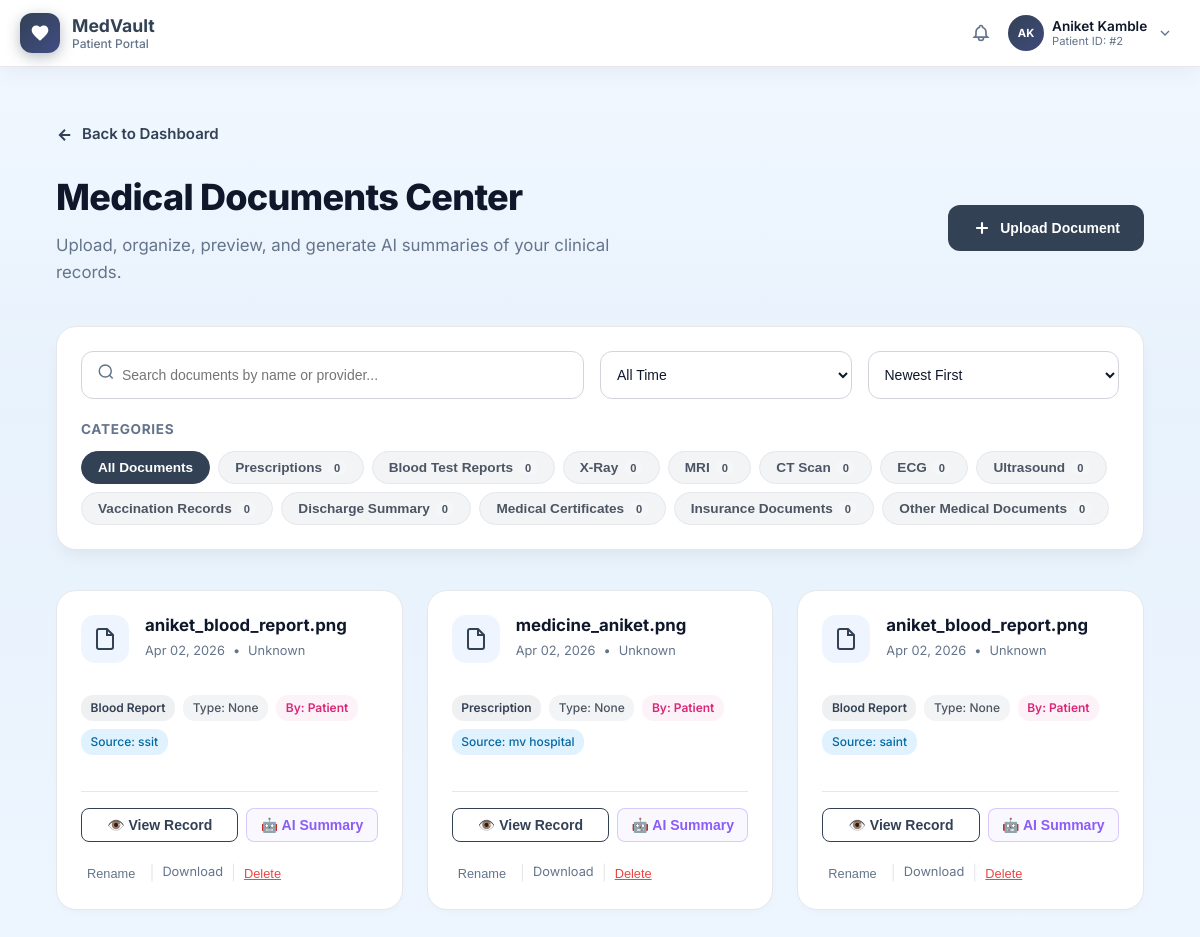
/medical-documents (signed in), run on the app's committed database.
### tables this page shows
CREATE TABLE users (
                  id INTEGER PRIMARY KEY AUTOINCREMENT,
                  username TEXT NOT NULL,
                  password_hash TEXT NOT NULL,
                  full_name TEXT NOT NULL DEFAULT '',
                  blood_group TEXT NOT NULL DEFAULT '',
                  allergies TEXT NOT NULL DEFAULT '',
                  medications TEXT NOT NULL DEFAULT '',
                  conditions TEXT NOT NULL DEFAULT '',
                  onboarding_done INTEGER NOT NULL DEFAULT 0,
                  portal_role TEXT NOT NULL DEFAULT 'patient',
                  theme_accent TEXT NOT NULL DEFAULT '#3b82f6',
                  theme_mode TEXT NOT NULL DEFAULT 'light',
                  doctor_specialty TEXT NOT NULL DEFAULT '',
                  doctor_phone TEXT NOT NULL DEFAULT '',
                  doctor_clinic TEXT NOT NULL DEFAULT '',
                  doctor_bio TEXT NOT NULL DEFAULT '',
                  UNIQUE(username, portal_role)
                );

CREATE TABLE files (
  id INTEGER PRIMARY KEY AUTOINCREMENT,
  user_id INTEGER NOT NULL,
  filename TEXT NOT NULL,
  stored_path TEXT NOT NULL,
  uploaded_at INTEGER NOT NULL, category TEXT NOT NULL DEFAULT 'Uncategorized', category_confidence REAL NOT NULL DEFAULT 0.0, doc_category TEXT NOT NULL DEFAULT '', doc_source TEXT NOT NULL DEFAULT '', extracted_text TEXT NOT NULL DEFAULT '', file_size INTEGER, file_type TEXT, uploaded_by TEXT DEFAULT 'Patient', ai_summary TEXT DEFAULT '',
  FOREIGN KEY (user_id) REFERENCES "users_old"(id)
);

### app_pkg/routes/core.py (the view, shortened to what this page needs)
@core_bp.get("/medical-documents")
@login_required
def medical_documents():
    redir = _require_patient()
    if redir:
        return redir
    db = get_db()
    theme = _portal_theme(current_user.id, current_user.username)
    uid = current_user.id
    search = (request.args.get("q") or "").strip()
    category_filter = (request.args.get("category") or "").strip()
    date_filter = (request.args.get("date_range") or "").strip() # 'today', 'week', 'month', 'year', 'all'
    sort_by = (request.args.get("sort_by") or "newest").strip() # 'newest', 'oldest'
    query = "SELECT id, filename, uploaded_at, category, category_confidence, doc_category, doc_source, file_size, file_type, uploaded_by, ai_summary FROM files WHERE user_id = ?"
    params = [uid]
    if search:
        query += " AND (filename LIKE ? OR doc_source LIKE ?)"
        params.extend([f"%{search}%", f"%{search}%"])
    if category_filter:
        query += " AND category = ?"
        params.append(category_filter)
    if sort_by == "oldest":
        query += " ORDER BY uploaded_at ASC"
    else:
        query += " ORDER BY uploaded_at DESC"
    file_rows = db.execute(query, params).fetchall()
    files = []
    for f in file_rows:
        d = dict(f)
        d["uploaded_label"] = datetime.fromtimestamp(int(f["uploaded_at"])).strftime("%b %d, %Y")
        sz = f["file_size"]
        if sz:
            if sz < 1024:
                d["size_lbl"] = f"{sz} B"
            elif sz < 1024 * 1024:
                d["size_lbl"] = f"{round(sz / 1024, 1)} KB"
            else:
                d["size_lbl"] = f"{round(sz / (1024 * 1024), 1)} MB"
        else:
            d["size_lbl"] = "Unknown"
        files.append(d)
    standard_categories = [
        "Prescriptions", "Blood Test Reports", "X-Ray", "MRI", "CT Scan",
        "ECG", "Ultrasound", "Vaccination Records", "Discharge Summary",
        "Medical Certificates", "Insurance Documents", "Other Medical Documents"
    ]
    categories = []
    for cat in standard_categories:
        count_row = db.execute("SELECT COUNT(*) as c FROM files WHERE user_id = ? AND category = ?", (uid, cat)).fetchone()
        categories.append({
            "category": cat,
            "c": count_row["c"] if count_row else 0
        })
    return render_template(
        "medical_documents.html",
        theme=theme,
        files=files,
        categories=categories,
        search=search,
        selected_category=category_filter,
        date_filter=date_filter,
        sort_by=sort_by
    )

### templates/medical_documents.html (shortened to what this page needs)
{% extends "base_patient.html" %}
{% block content %}
<div class="pd-wrap" style="max-width: 1200px; margin: 0 auto; padding: 2rem 1.5rem;">
  <a href="{{ url_for('core.dashboard') }}" class="pd-back-link" style="text-decoration: none; color: var(--accent); font-weight: 600; display: inline-flex; align-items: center; gap: 0.5rem; margin-bottom: 1.5rem;">
    <svg width="18" height="18" viewBox="0 0 24 24" fill="none" stroke="currentColor" stroke-width="2.5"><path d="M19 12H5M12 19l-7-7 7-7"/></svg>
    Back to Dashboard
  </a>
  <div style="display: flex; justify-content: space-between; align-items: center; flex-wrap: wrap; gap: 1.5rem; margin-bottom: 2.5rem;">
    <div>
      <h1 class="pd-page-title" style="margin: 0 0 0.5rem 0; font-size: 2.25rem; font-weight: 800; color: var(--text); tracking: -0.025em;">Medical Documents Center</h1>
      <p class="pd-page-lead" style="margin: 0; color: var(--text-muted); font-size: 1.05rem;">Upload, organize, preview, and generate AI summaries of your clinical records.</p>
    </div>
    <button class="pd-btn-primary" onclick="showUploadModal()" style="display: inline-flex; align-items: center; gap: 0.5rem; padding: 0.8rem 1.5rem; border-radius: 12px; font-weight: 600; cursor: pointer; border: none; transition: transform 0.2s;">
      <svg width="20" height="20" viewBox="0 0 24 24" fill="none" stroke="currentColor" stroke-width="2.5"><path d="M12 5v14M5 12h14"/></svg>
      Upload Document
    </button>
  </div>
  <div style="background: var(--surface); padding: 1.5rem; border-radius: 20px; border: 1px solid var(--border); margin-bottom: 2.5rem; box-shadow: 0 10px 15px -3px rgba(0, 0, 0, 0.05);">
    <form method="get" action="{{ url_for('core.medical_documents') }}" id="filterForm" style="margin: 0; display: flex; flex-direction: column; gap: 1.25rem;">
      <div style="display: grid; grid-template-columns: 2fr 1fr 1fr; gap: 1rem; flex-wrap: wrap;">
        <div style="position: relative; flex-grow: 1;">
          <input class="pd-input" type="search" name="q" value="{{ search or '' }}" placeholder="Search documents by name or provider..." style="width: 100%; max-width: none; padding-left: 2.5rem; height: 48px; border-radius: 12px;" />
          <span style="position: absolute; left: 1rem; top: 50%; transform: translateY(-50%); color: var(--text-muted);">
            <svg width="18" height="18" viewBox="0 0 24 24" fill="none" stroke="currentColor" stroke-width="2"><circle cx="11" cy="11" r="8"/><path d="M21 21l-4.35-4.35"/></svg>
          </span>
        </div>
        <select name="date_range" class="pd-input" onchange="this.form.submit()" style="height: 48px; border-radius: 12px; background: white; color: var(--text);">
          <option value="" {% if not date_filter %}selected{% endif %}>All Time</option>
        </select>
        <select name="sort_by" class="pd-input" onchange="this.form.submit()" style="height: 48px; border-radius: 12px; background: white; color: var(--text);">
          <option value="newest" {% if sort_by == 'newest' or not sort_by %}selected{% endif %}>Newest First</option>
        </select>
      </div>
      <div>
        <span style="font-size: 0.85rem; font-weight: 700; text-transform: uppercase; letter-spacing: 0.05em; color: var(--text-muted); display: block; margin-bottom: 0.75rem;">Categories</span>
        <div style="display: flex; gap: 0.5rem; flex-wrap: wrap;">
          <button type="button" class="cat-tab-btn {% if not selected_category %}active{% endif %}" onclick="selectCategory('')">
            All Documents
          </button>
          {% for cat in categories %}
            <button type="button" class="cat-tab-btn {% if selected_category == cat.category %}active{% endif %}" onclick="selectCategory('{{ cat.category }}')">
              {{ cat.category }} <span class="cat-count-badge">{{ cat.c }}</span>
            </button>
          {% endfor %}
        </div>
      </div>
    </form>
  </div>
  {% if files %}
    <div style="display: grid; grid-template-columns: repeat(auto-fill, minmax(320px, 1fr)); gap: 1.5rem; margin-bottom: 3rem;">
      {% for f in files %}
        <div class="pd-report" style="display: flex; flex-direction: column; background: var(--surface); border: 1px solid var(--border); border-radius: 20px; padding: 1.5rem; box-shadow: 0 4px 6px -1px rgba(0, 0, 0, 0.02); transition: all 0.2s; position: relative;">
          <div style="display: flex; align-items: flex-start; gap: 1rem; margin-bottom: 1.25rem; width: 100%;">
            <div style="background: rgba(59, 130, 246, 0.08); color: var(--accent); padding: 0.75rem; border-radius: 14px; display: flex; align-items: center; justify-content: center;">
              <svg width="24" height="24" viewBox="0 0 24 24" fill="none" stroke="currentColor" stroke-width="2"><path d="M14 2H6a2 2 0 00-2 2v16a2 2 0 002 2h12a2 2 0 002-2V8z"/><path d="M14 2v6h6"/></svg>
            </div>
            <div style="flex-grow: 1; min-width: 0;">
              <h4 style="margin: 0; color: var(--text); font-size: 1.05rem; font-weight: 700; line-height: 1.3; overflow: hidden; text-overflow: ellipsis; white-space: nowrap;" title="{{ f.filename }}">{{ f.filename }}</h4>
              <div style="font-size: 0.8rem; color: var(--text-muted); margin-top: 0.25rem; display: flex; gap: 0.5rem; align-items: center;">
                <span>{{ f.uploaded_label }}</span>
                <span>•</span>
                <span>{{ f.size_lbl }}</span>
              </div>
            </div>
          </div>
          <div style="display: flex; flex-wrap: wrap; gap: 0.5rem; font-size: 0.75rem; margin-bottom: 1.5rem; width: 100%;">
            <span style="background: rgba(var(--accent-rgb), 0.08); color: var(--accent); padding: 0.25rem 0.6rem; border-radius: 12px; font-weight: 600;">
              {{ f.category }}
            </span>
            <span style="background: #f3f4f6; color: #4b5563; padding: 0.25rem 0.6rem; border-radius: 12px; font-weight: 500;">
              Type: {{ f.file_type }}
            </span>
            <span style="background: #fdf2f8; color: #db2777; padding: 0.25rem 0.6rem; border-radius: 12px; font-weight: 600;">
              By: {{ f.uploaded_by }}
            </span>
            {% if f.doc_source %}
              <span style="background: #e0f2fe; color: #0369a1; padding: 0.25rem 0.6rem; border-radius: 12px; font-weight: 500; overflow: hidden; text-overflow: ellipsis; white-space: nowrap; max-width: 140px;">
                Source: {{ f.doc_source }}
              </span>
            {% endif %}
          </div>
          <div style="display: grid; grid-template-columns: 1.2fr 1fr; gap: 0.5rem; margin-top: auto; border-top: 1px solid var(--border); padding-top: 1rem; width: 100%;">
            <button onclick="previewFile({{ f.id }})" class="pd-btn-outline pd-btn-sm" style="font-weight: 600; display: inline-flex; align-items: center; justify-content: center; gap: 0.35rem; padding: 0.5rem; border-radius: 8px;">
              👁️ View Record
            </button>
            <button onclick="showSummaryModal({{ f.id }})" class="pd-btn-outline pd-btn-sm" style="font-weight: 600; color: #8b5cf6; border-color: rgba(139, 92, 246, 0.3); background: rgba(139, 92, 246, 0.04); display: inline-flex; align-items: center; justify-content: center; gap: 0.35rem; padding: 0.5rem; border-radius: 8px;">
              🤖 AI Summary
            </button>
          </div>
          <div style="display: flex; gap: 0.5rem; width: 100%; margin-top: 0.5rem;">
            <button onclick="renameFileModal({{ f.id }}, '{{ f.filename }}')" class="pd-btn-link" style="font-size: 0.8rem; color: var(--text-muted); text-decoration: none;">Rename</button>
            <span style="color: var(--border);">|</span>
            <a href="{{ url_for('core.download_file', file_id=f.id) }}" class="pd-btn-link" style="font-size: 0.8rem; color: var(--text-muted); text-decoration: none;">Download</a>
            <span style="color: var(--border);">|</span>
            <button onclick="deleteFile({{ f.id }}, '{{ f.filename }}')" class="pd-btn-link" style="font-size: 0.8rem; color: #ef4444; border: none; background: none; padding: 0; cursor: pointer;">Delete</button>
          </div>
        </div>
      {% endfor %}
    </div>
  {% endif %}
</div>
{% endblock %}

### templates/base_patient.html (shortened to what this page needs)
<!doctype html>
<html lang="en">
  <head>
    <link rel="stylesheet" href="{{ url_for('static', filename='doctor.css') }}?v=2.0.3" />
    <link rel="stylesheet" href="{{ url_for('static', filename='patient_dashboard.css') }}?v=2.0.3" />
  </head>
  <body
    class="dr-portal"
    data-portal="patient"
    data-theme="{{ theme.mode }}"
    style="--accent: {{ theme.accent }}; --accent-rgb: {{ theme.accent_rgb }};"
  >
    <header class="dr-topbar">
      <div class="dr-topbar-inner">
        <a href="{{ url_for('core.dashboard') }}" class="dr-brand">
          <span class="dr-brand-logo" aria-hidden="true">
            <svg viewBox="0 0 24 24" width="20" height="20" fill="currentColor">
              <path d="M12 21.35l-1.45-1.32C5.4 15.36 2 12.28 2 8.5 2 5.42 4.42 3 7.5 3c1.74 0 3.41.81 4.5 2.09C13.09 3.81 14.76 3 16.5 3 19.58 3 22 5.42 22 8.5c0 3.78-3.4 6.86-8.55 11.54L12 21.35z" />
            </svg>
          </span>
          <span class="dr-brand-text">
            <span class="dr-brand-name">MedVault</span>
            <span class="dr-brand-sub">{{ theme.portal_label }}</span>
          </span>
        </a>
        <div class="dr-topbar-actions">
          <a href="{{ url_for('core.notifications_page') }}" class="dr-p-bell" title="Updates" aria-label="View updates">
            <svg width="20" height="20" viewBox="0 0 24 24" fill="none" stroke="currentColor" stroke-width="2">
              <path d="M15 17h5l-1.405-1.405A2.032 2.032 0 0118 14.158V11a6.002 6.002 0 00-4-5.659V5a2 2 0 10-4 0v.341C7.67 6.165 6 8.388 6 11v3.159c0 .538-.214 1.055-.595 1.436L4 17h5m6 0v1a3 3 0 11-6 0v-1m6 0H9" />
            </svg>
          </a>
          <div class="dr-profile-wrap">
            <button
              type="button"
              class="dr-profile-trigger"
              id="dr-profile-btn"
              aria-expanded="false"
              aria-haspopup="true"
              aria-label="Open account menu"
            >
              {% if theme.profile_photo %}
                <img src="{{ theme.profile_photo }}" alt="User Profile" class="dr-avatar" style="object-fit: cover; border: 1.5px solid var(--accent);" />
              {% else %}
                <span class="dr-avatar">{{ theme.initials }}</span>
              {% endif %}
              <span class="dr-user-meta">
                <span class="dr-user-name">{{ theme.display_name }}</span>
                <span class="dr-user-role">
                  {% if theme.patient_id_str %}Patient ID: {{ theme.patient_id_str }}{% else %}{{ theme.specialty }}{% endif %}
                </span>
              </span>
              <svg class="dr-profile-caret" width="16" height="16" viewBox="0 0 24 24" fill="none" stroke="currentColor" stroke-width="2" aria-hidden="true">
                <path d="M6 9l6 6 6-6" />
              </svg>
            </button>
          </div>
        </div>
      </div>
    </header>
    <main class="dr-main">
      {% block content %}{% endblock %}
    </main>
  </body>
</html>

### data on the page
users: display_name "Aniket Kamble"
files: filename "aniket_blood_report.png", uploaded_label "Apr 02, 2026", size_lbl "Unknown", category "Blood Report", file_type "None", uploaded_by "Patient", doc_source "ssit"
files: filename "medicine_aniket.png", uploaded_label "Apr 02, 2026", size_lbl "Unknown", category "Prescription", file_type "None", uploaded_by "Patient", doc_source "mv hospital"
files: filename "aniket_blood_report.png", uploaded_label "Apr 02, 2026", size_lbl "Unknown", category "Blood Report", file_type "None", uploaded_by "Patient", doc_source "saint"

### other printed values
{{ theme.portal_label }} "Patient Portal"
{{ theme.initials }} "AK"
{{ theme.patient_id_str }} "#2"
{{ cat.category }} "Prescriptions" "Blood Test Reports" "X-Ray" "MRI" "CT Scan" "ECG" "Ultrasound" "Vaccination Records" "Discharge Summary" "Medical Certificates" "Insurance Documents" "Other Medical Documents"
{{ cat.c }} "0" "0" "0" "0" "0" "0" "0" "0" "0" "0" "0" "0"
